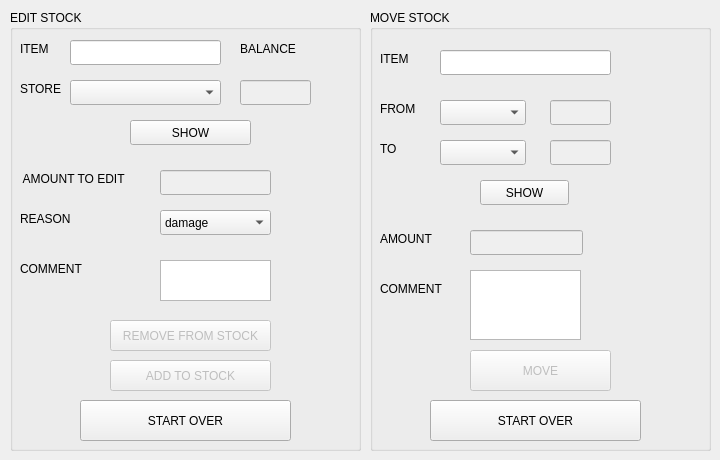
      <widget class="QWidget" name="tab_16">
       <attribute name="title">
        <string>EDIT STOCK</string>
       </attribute>
       <widget class="QGroupBox" name="groupBox_10">
        <property name="geometry">
         <rect>
          <x>10</x>
          <y>10</y>
          <width>351</width>
          <height>441</height>
         </rect>
        </property>
        <property name="title">
         <string>EDIT STOCK</string>
        </property>
        <widget class="QComboBox" name="comboBox_16">
         <property name="geometry">
          <rect>
           <x>60</x>
           <y>70</y>
           <width>151</width>
           <height>25</height>
          </rect>
         </property>
        </widget>
        <widget class="QLabel" name="label_51">
         <property name="geometry">
          <rect>
           <x>10</x>
           <y>30</y>
           <width>41</width>
           <height>17</height>
          </rect>
         </property>
         <property name="text">
          <string>ITEM</string>
         </property>
        </widget>
        <widget class="QLabel" name="label_3">
         <property name="geometry">
          <rect>
           <x>10</x>
           <y>70</y>
           <width>51</width>
           <height>17</height>
          </rect>
         </property>
         <property name="text">
          <string>STORE</string>
         </property>
        </widget>
        <widget class="QLineEdit" name="lineEdit_27">
         <property name="enabled">
          <bool>false</bool>
         </property>
         <property name="geometry">
          <rect>
           <x>150</x>
           <y>160</y>
           <width>111</width>
           <height>25</height>
          </rect>
         </property>
        </widget>
        <widget class="QLabel" name="label_48">
         <property name="geometry">
          <rect>
           <x>10</x>
           <y>160</y>
           <width>131</width>
           <height>17</height>
          </rect>
         </property>
         <property name="text">
          <string> AMOUNT TO EDIT</string>
         </property>
        </widget>
        <widget class="QLabel" name="label_49">
         <property name="geometry">
          <rect>
           <x>10</x>
           <y>200</y>
           <width>67</width>
           <height>17</height>
          </rect>
         </property>
         <property name="text">
          <string>REASON</string>
         </property>
        </widget>
        <widget class="QLabel" name="label_53">
         <property name="geometry">
          <rect>
           <x>10</x>
           <y>250</y>
           <width>81</width>
           <height>17</height>
          </rect>
         </property>
         <property name="text">
          <string>COMMENT</string>
         </property>
        </widget>
        <widget class="QTextEdit" name="textEdit">
         <property name="geometry">
          <rect>
           <x>150</x>
           <y>250</y>
           <width>111</width>
           <height>41</height>
          </rect>
         </property>
        </widget>
        <widget class="QComboBox" name="comboBox_11">
         <property name="geometry">
          <rect>
           <x>150</x>
           <y>200</y>
           <width>111</width>
           <height>25</height>
          </rect>
         </property>
         <item>
          <property name="text">
           <string>damage</string>
          </property>
         </item>
         <item>
          <property name="text">
           <string>lost</string>
          </property>
         </item>
         <item>
          <property name="text">
           <string>found</string>
          </property>
         </item>
         <item>
          <property name="text">
           <string>error</string>
          </property>
         </item>
        </widget>
        <widget class="QPushButton" name="pushButton_35">
         <property name="enabled">
          <bool>false</bool>
         </property>
         <property name="geometry">
          <rect>
           <x>100</x>
           <y>350</y>
           <width>161</width>
           <height>31</height>
          </rect>
         </property>
         <property name="text">
          <string>ADD TO STOCK</string>
         </property>
        </widget>
        <widget class="QPushButton" name="pushButton_37">
         <property name="enabled">
          <bool>false</bool>
         </property>
         <property name="geometry">
          <rect>
           <x>100</x>
           <y>310</y>
           <width>161</width>
           <height>31</height>
          </rect>
         </property>
         <property name="text">
          <string>REMOVE FROM STOCK</string>
         </property>
        </widget>
        <widget class="QPushButton" name="pushButton_36">
         <property name="geometry">
          <rect>
           <x>120</x>
           <y>110</y>
           <width>121</width>
           <height>25</height>
          </rect>
         </property>
         <property name="text">
          <string>SHOW</string>
         </property>
        </widget>
        <widget class="QLabel" name="label_52">
         <property name="geometry">
          <rect>
           <x>230</x>
           <y>30</y>
           <width>67</width>
           <height>17</height>
          </rect>
         </property>
         <property name="text">
          <string>BALANCE</string>
         </property>
        </widget>
        <widget class="QLineEdit" name="lineEdit_9">
         <property name="enabled">
          <bool>false</bool>
         </property>
         <property name="geometry">
          <rect>
           <x>230</x>
           <y>70</y>
           <width>71</width>
           <height>25</height>
          </rect>
         </property>
        </widget>
        <widget class="QLineEdit" name="lineEdit_34">
         <property name="geometry">
          <rect>
           <x>60</x>
           <y>30</y>
           <width>151</width>
           <height>25</height>
          </rect>
         </property>
        </widget>
        <widget class="QPushButton" name="pushButton_39">
         <property name="geometry">
          <rect>
           <x>70</x>
           <y>390</y>
           <width>211</width>
           <height>41</height>
          </rect>
         </property>
         <property name="text">
          <string>START OVER</string>
         </property>
        </widget>
       </widget>
       <widget class="QGroupBox" name="groupBox_11">
        <property name="geometry">
         <rect>
          <x>370</x>
          <y>10</y>
          <width>341</width>
          <height>441</height>
         </rect>
        </property>
        <property name="title">
         <string>MOVE STOCK</string>
        </property>
        <widget class="QComboBox" name="comboBox_19">
         <property name="geometry">
          <rect>
           <x>70</x>
           <y>90</y>
           <width>86</width>
           <height>25</height>
          </rect>
         </property>
        </widget>
        <widget class="QComboBox" name="comboBox_20">
         <property name="geometry">
          <rect>
           <x>70</x>
           <y>130</y>
           <width>86</width>
           <height>25</height>
          </rect>
         </property>
        </widget>
        <widget class="QLineEdit" name="lineEdit_7">
         <property name="enabled">
          <bool>false</bool>
         </property>
         <property name="geometry">
          <rect>
           <x>180</x>
           <y>130</y>
           <width>61</width>
           <height>25</height>
          </rect>
         </property>
        </widget>
        <widget class="QLineEdit" name="lineEdit_26">
         <property name="enabled">
          <bool>false</bool>
         </property>
         <property name="geometry">
          <rect>
           <x>180</x>
           <y>90</y>
           <width>61</width>
           <height>25</height>
          </rect>
         </property>
        </widget>
        <widget class="QLabel" name="label_55">
         <property name="geometry">
          <rect>
           <x>10</x>
           <y>40</y>
           <width>41</width>
           <height>17</height>
          </rect>
         </property>
         <property name="text">
          <string>ITEM</string>
         </property>
        </widget>
        <widget class="QLabel" name="label_56">
         <property name="geometry">
          <rect>
           <x>10</x>
           <y>90</y>
           <width>51</width>
           <height>17</height>
          </rect>
         </property>
         <property name="text">
          <string>FROM</string>
         </property>
        </widget>
        <widget class="QLabel" name="label_57">
         <property name="geometry">
          <rect>
           <x>10</x>
           <y>130</y>
           <width>31</width>
           <height>17</height>
          </rect>
         </property>
         <property name="text">
          <string>TO</string>
         </property>
        </widget>
        <widget class="QPushButton" name="pushButton_40">
         <property name="geometry">
          <rect>
           <x>110</x>
           <y>170</y>
           <width>89</width>
           <height>25</height>
          </rect>
         </property>
         <property name="text">
          <string>SHOW</string>
         </property>
        </widget>
        <widget class="QPushButton" name="pushButton_41">
         <property name="enabled">
          <bool>false</bool>
         </property>
         <property name="geometry">
          <rect>
           <x>100</x>
           <y>340</y>
           <width>141</width>
           <height>41</height>
          </rect>
         </property>
         <property name="text">
          <string>MOVE</string>
         </property>
        </widget>
        <widget class="QLineEdit" name="lineEdit_28">
         <property name="enabled">
          <bool>false</bool>
         </property>
         <property name="geometry">
          <rect>
           <x>100</x>
           <y>220</y>
           <width>113</width>
           <height>25</height>
          </rect>
         </property>
        </widget>
        <widget class="QTextEdit" name="textEdit_2">
         <property name="geometry">
          <rect>
           <x>100</x>
           <y>260</y>
           <width>111</width>
           <height>70</height>
          </rect>
         </property>
        </widget>
        <widget class="QLabel" name="label_58">
         <property name="geometry">
          <rect>
           <x>10</x>
           <y>220</y>
           <width>67</width>
           <height>17</height>
          </rect>
         </property>
         <property name="text">
          <string>AMOUNT</string>
         </property>
        </widget>
        <widget class="QLabel" name="label_59">
         <property name="geometry">
          <rect>
           <x>10</x>
           <y>270</y>
           <width>81</width>
           <height>17</height>
          </rect>
         </property>
         <property name="text">
          <string>COMMENT</string>
         </property>
        </widget>
        <widget class="QLineEdit" name="lineEdit_56">
         <property name="geometry">
          <rect>
           <x>70</x>
           <y>40</y>
           <width>171</width>
           <height>25</height>
          </rect>
         </property>
        </widget>
        <widget class="QPushButton" name="pushButton_44">
         <property name="geometry">
          <rect>
           <x>60</x>
           <y>390</y>
           <width>211</width>
           <height>41</height>
          </rect>
         </property>
         <property name="text">
          <string>START OVER</string>
         </property>
        </widget>
       </widget>
      </widget>
